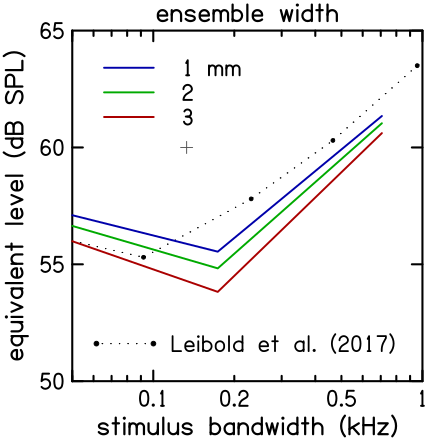

gnuplot code for this plot:
; ldnenw.plt - loudness summation (Hz) across ensemble width
;
head=0 : ticsiz=0.7 : ticdir=in : yhor=y
axlwt=0.7 : annlwt=1.1 : lablwt=1.1 : pltlwt=0.9 : labsiz=1.1 : sizfac=6
pltyp=line : clip=y : lintyp=0
xdata=$1/1000 : zdata=0
;
newframe
xllc=1.5 : yllc=2.0
xlen=3.5 : ylen=3.5
xanskp=0
xmin=0.05 : xmax=1 : xcyc=1 : xper=100
ymin=50 : ymax=65  : yint=3 : yper=100
xann=0.1 0.2 0.5 1
xlabel=stimulus bandwidth (kHz)
ylabel=equivalent level (dB SPL)
tlabel=ensemble width
;
; critical-band reference point
pltyp=symb : symb=7 : symsiz=1 : pltlwt=0.5
pltcol=8 : ydata=$2
133 60
plot
;
; Loudness Summation data - Leibold et al. 2007
lintyp=1 : pltlwt=0.5 : pltyp=both : symb=11 : symsiz=0.3
pltcol=0 : ydata=$2
  46 56.1
  92 55.3
 231 57.8
 465 60.3
 956 63.5
2119 66.8
plot
mvkey=0.3
0.2 0.3 "|11||_1||11| Leibold et al. (2017)"
pltyp=line : lintyp=0 : pltlwt=1 : a=16.4
;
xdata=$1
pltcol=1 : ydata=$2
include ldnenw.txt
plot
pltcol=2 : ydata=$3
include ldnenw.txt
plot
pltcol=4 : ydata=$4
include ldnenw.txt
plot
;pltcol=3 : xdata=$1 : ydata=$5
;include ldnenw.txt
;plot
;---------------- key ---------------------
msgdat=n : mhal=0 : mval=0 : msgsiz=1 : msglwt=1.1 : msgang=0 : mhkey=3.3
0.3 3.3 "
|_0,pltcol=1|  1 mm
|_0,pltcol=2|  2
|_0,pltcol=4|  3
"
